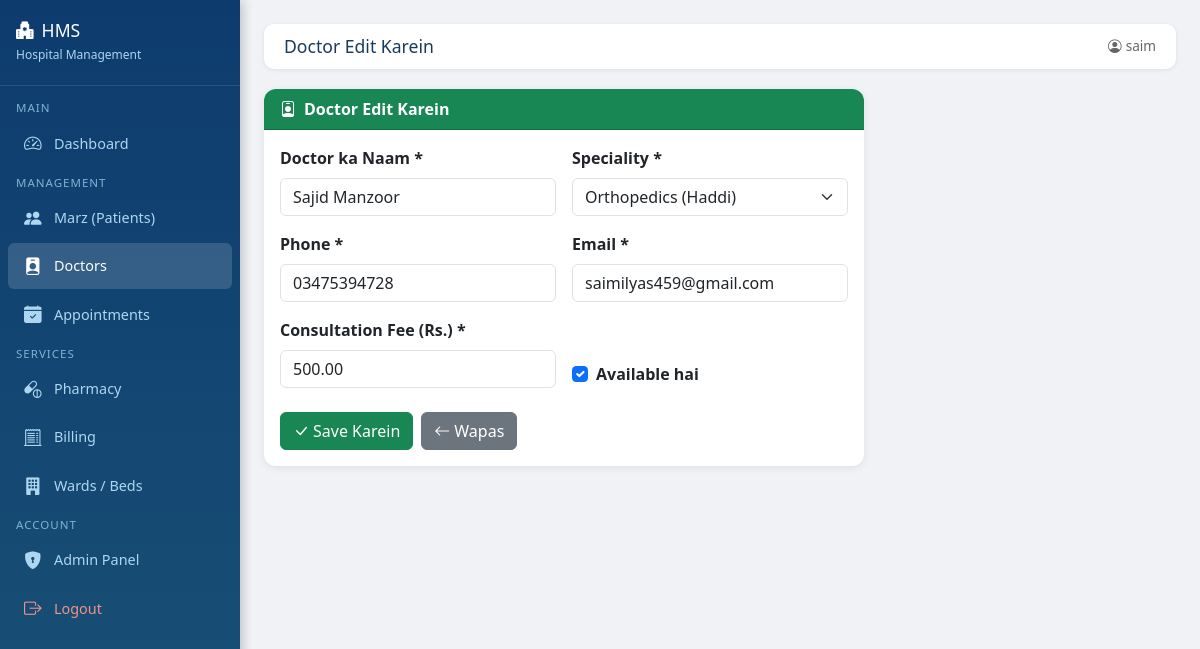
The app's page /doctors/edit/1/ (signed in) with its own data.
### doctors/models.py (models this page shows, shortened)
class Doctor(models.Model):
    SPECIALITIES = [
        ('General','General Physician'),
        ('Cardiology','Cardiology (Dil)'),
        ('Neurology','Neurology (Dimagh)'),
        ('Orthopedics','Orthopedics (Haddi)'),
        ('Pediatrics','Pediatrics (Bacha)'),
        ('Gynecology','Gynecology (Khawateen)'),
        ('Dermatology','Dermatology (Jild)'),
        ('ENT','ENT (Kaan Naak Gala)'),
        ('Ophthalmology','Ophthalmology (Aankh)'),
        ('Dentistry','Dentistry (Daant)'),
    ]
    name       = models.CharField(max_length=100)
    speciality = models.CharField(max_length=50, choices=SPECIALITIES)
    phone      = models.CharField(max_length=15)
    email      = models.EmailField(unique=True)
    fee        = models.DecimalField(max_digits=8, decimal_places=2)
    available  = models.BooleanField(default=True)
    joined     = models.DateField(auto_now_add=True)
    class Meta:
        ordering = ['name']

### doctors/views.py (the view, shortened to what this page needs)
# urls.py: path('edit/<int:pk>/', views.edit_doctor, name='edit_doctor'),
@login_required
def edit_doctor(request, pk):
    doctor = get_object_or_404(Doctor, pk=pk)
    return render(request, 'doctors/form.html', {
        'doctor': doctor,
        'title': 'Doctor Edit Karein',
        'specialities': Doctor.SPECIALITIES
    })

### templates/doctors/form.html (shortened to what this page needs)
{% extends 'base.html' %}
{% block page_title %}{{ title }}{% endblock %}
{% block content %}
<div class="card" style="max-width:600px;">
    <div class="card-header bg-success text-white">
        <i class="bi bi-person-badge me-2"></i>{{ title }}
    </div>
    <div class="card-body">
        <form method="post">
            <div class="row g-3">
                <div class="col-md-6">
                    <label class="form-label fw-semibold">Doctor ka Naam *</label>
                    <input type="text" name="name" class="form-control"
                           value="{{ doctor.name|default:'' }}" required placeholder="Poora naam">
                </div>
                <div class="col-md-6">
                    <label class="form-label fw-semibold">Speciality *</label>
                    <select name="speciality" class="form-select">
                        {% for val, label in specialities %}
                        <option value="{{ val }}" {% if doctor.speciality == val %}selected{% endif %}>{{ label }}</option>
                        {% endfor %}
                    </select>
                </div>
                <div class="col-md-6">
                    <label class="form-label fw-semibold">Phone *</label>
                    <input type="text" name="phone" class="form-control"
                           value="{{ doctor.phone|default:'' }}" required>
                </div>
                <div class="col-md-6">
                    <label class="form-label fw-semibold">Email *</label>
                    <input type="email" name="email" class="form-control"
                           value="{{ doctor.email|default:'' }}" required>
                </div>
                <div class="col-md-6">
                    <label class="form-label fw-semibold">Consultation Fee (Rs.) *</label>
                    <input type="number" name="fee" class="form-control"
                           value="{{ doctor.fee|default:'' }}" required min="0">
                </div>
                <div class="col-md-6 d-flex align-items-end">
                    <div class="form-check">
                        <input type="checkbox" name="available" class="form-check-input"
                               id="available" {% if doctor.available or not doctor %}checked{% endif %}>
                        <label class="form-check-label fw-semibold" for="available">Available hai</label>
                    </div>
                </div>
            </div>
            <div class="mt-4 d-flex gap-2">
                <button type="submit" class="btn btn-success"><i class="bi bi-check-lg me-1"></i>Save Karein</button>
                <a href="{% url 'doctor_list' %}" class="btn btn-secondary"><i class="bi bi-arrow-left me-1"></i>Wapas</a>
            </div>
        </form>
    </div>
</div>
{% endblock %}

### templates/base.html (shortened to what this page needs)
<!DOCTYPE html>
<html lang="ur" dir="ltr">
<head>
    <link href="https://cdn.jsdelivr.net/npm/bootstrap@5.3.0/dist/css/bootstrap.min.css" rel="stylesheet">
    <link href="https://cdn.jsdelivr.net/npm/bootstrap-icons@1.11.0/font/bootstrap-icons.css" rel="stylesheet">
</head>
<body>
<div class="sidebar">
    <div class="brand">
        <h5><i class="bi bi-hospital-fill me-2"></i>HMS</h5>
        <small>Hospital Management</small>
    </div>
    <nav class="mt-2">
        <span class="nav-section">Main</span>
        <a href="/" class="{% if request.path == '/' %}active{% endif %}">
            <i class="bi bi-speedometer2"></i> Dashboard
        </a>
        <span class="nav-section">Management</span>
        <a href="/patients/" class="{% if '/patients/' in request.path %}active{% endif %}">
            <i class="bi bi-people-fill"></i> Marz (Patients)
        </a>
        <a href="/doctors/" class="{% if '/doctors/' in request.path %}active{% endif %}">
            <i class="bi bi-person-badge-fill"></i> Doctors
        </a>
        <a href="/appointments/" class="{% if '/appointments/' in request.path %}active{% endif %}">
            <i class="bi bi-calendar-check-fill"></i> Appointments
        </a>
        <span class="nav-section">Services</span>
        <a href="/pharmacy/" class="{% if '/pharmacy/' in request.path %}active{% endif %}">
            <i class="bi bi-capsule-pill"></i> Pharmacy
        </a>
        <a href="/billing/" class="{% if '/billing/' in request.path %}active{% endif %}">
            <i class="bi bi-receipt-cutoff"></i> Billing
        </a>
        <a href="/wards/" class="{% if '/wards/' in request.path %}active{% endif %}">
            <i class="bi bi-building-fill"></i> Wards / Beds
        </a>
        <span class="nav-section">Account</span>
        <a href="/admin/" target="_blank">
            <i class="bi bi-shield-lock-fill"></i> Admin Panel
        </a>
        <a href="/logout/" style="color: #f1948a;">
            <i class="bi bi-box-arrow-right"></i> Logout
        </a>
    </nav>
</div>
<div class="main-content">
    <div class="topbar">
        <h4>{% block page_title %}Dashboard{% endblock %}</h4>
        <span style="color:#666; font-size:0.85rem;">
            <i class="bi bi-person-circle me-1"></i>{{ request.user.username }}
        </span>
    </div>
    {% block content %}{% endblock %}
</div>
</body>
</html>

### templates/base.html (style rules this page uses)
body { background: #f0f2f5; font-family: 'Segoe UI', sans-serif; }
.sidebar { width: 240px; min-height: 100vh; background: linear-gradient(180deg, #0d3b6e 0%, #1a5276 100%); color: white; position: fixed; top: 0; left: 0; z-index: 100; box-shadow: 3px 0 10px rgba(0,0,0,0.2); }
.sidebar .brand { padding: 20px 16px; border-bottom: 1px solid rgba(255,255,255,0.1); }
.sidebar .brand h5 { color: #fff; font-size: 1.1rem; margin: 0; }
.sidebar .brand small { color: #aed6f1; font-size: 0.75rem; }
.sidebar nav a { display: flex; align-items: center; gap: 10px; padding: 10px 16px; color: #aed6f1; text-decoration: none; font-size: 0.9rem; border-radius: 6px; margin: 2px 8px; transition: all 0.2s; }
.sidebar nav a:hover, .sidebar nav a.active { background: rgba(255,255,255,0.15); color: #fff; }
.sidebar nav a i { font-size: 1.1rem; width: 20px; }
.sidebar .nav-section { padding: 8px 16px 4px; color: #7fb3d3; font-size: 0.72rem; text-transform: uppercase; letter-spacing: 1px; }
.main-content { margin-left: 240px; padding: 24px; min-height: 100vh; }
.topbar { background: white; padding: 12px 20px; border-radius: 10px; margin-bottom: 20px; box-shadow: 0 1px 4px rgba(0,0,0,0.08); display: flex; justify-content: space-between; align-items: center; }
.topbar h4 { margin: 0; font-size: 1.1rem; color: #1a3a5c; }
.card { border: none; border-radius: 12px; box-shadow: 0 2px 8px rgba(0,0,0,0.07); }
.card-header { border-radius: 12px 12px 0 0 !important; font-weight: 600; }

### records on screen
Doctor: name "Sajid Manzoor", speciality "Orthopedics (Haddi)", phone "03475394728", email "saimilyas459@gmail.com", fee "500.00", available "☑"

### other values on screen
{{ title }} "Doctor Edit Karein"
{{ request.user.username }} "saim"
